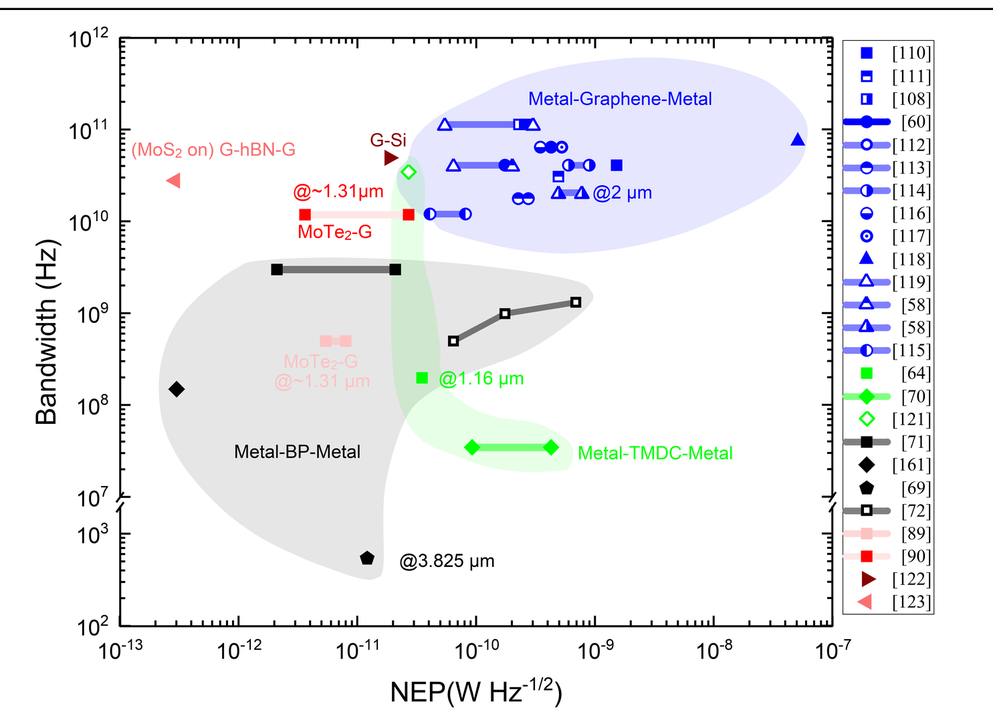
#> input picture assets/examples/python-reconstruction.png, 993 x 710 px, shrunk from 1485 x 1062 before the run
$ python inspect_reference.py ../assets/examples/python-reconstruction.png
#> lines starting #> are read from the running program, lines starting #| are printed output that depends on the picture; after the words box and inside, x2 and y2 are one past the last pixel; in counts of white or black regions, pixels touching at a corner belong together
#!/usr/bin/env python3
"""Measure a raster reference before recreating it as Python drawing code."""

from __future__ import annotations

import argparse
import hashlib
import json
from pathlib import Path
from typing import Any

import numpy as np
from PIL import Image


Box = tuple[int, int, int, int]
RGB = tuple[int, int, int]


# [18 lines left out: functions parse_box, parse_rgb, not called in this run]


def bbox_from_mask(mask: np.ndarray, offset: tuple[int, int]) -> list[int] | None:
    ys, xs = np.nonzero(mask)
    if not len(xs):
        return None
    ox, oy = offset
    return [
        int(xs.min() + ox),
        int(ys.min() + oy),
        int(xs.max() + ox + 1),
        int(ys.max() + oy + 1),
    ]


# [10 lines left out: function contiguous_runs, not called in this run]


def top_coverage(mask: np.ndarray, axis: int, limit: int, offset: int) -> list[dict[str, Any]]:
    counts = mask.sum(axis=axis)
    denominator = mask.shape[axis]
    order = np.argsort(counts)[::-1][: max(limit, 0)]
    return [
        {
            "position": int(position + offset),
            "dark_pixels": int(counts[position]),
            "coverage": float(counts[position] / denominator),
        }
        for position in order
        if counts[position] > 0
    ]


# [28 lines left out: function scan_line, not called in this run]


def main() -> None:
    parser = argparse.ArgumentParser(description=__doc__)
    parser.add_argument("image", type=Path)
    parser.add_argument("--crop", type=parse_box, help="global x0,y0,x1,y1 analysis area")
    parser.add_argument("--top-colors", type=int, default=16)
    parser.add_argument("--top-lines", type=int, default=10, help="strongest dark rows and columns")
    parser.add_argument("--color", type=parse_rgb, action="append", default=[], help="additional exact RGB bbox")
    parser.add_argument("--scan-x", type=int, action="append", default=[], help="global x coordinate")
    parser.add_argument("--scan-y", type=int, action="append", default=[], help="global y coordinate")
    parser.add_argument("--dark-threshold", type=int, default=180)
    parser.add_argument("--white-threshold", type=int, default=250)
    parser.add_argument("--minimum-run", type=int, default=2)
    parser.add_argument("--json", type=Path, help="write the report to this path")
    args = parser.parse_args()

    with Image.open(args.image) as source:
#> source is the input picture: PIL image 993x710 RGB; mean R, G, B 238.9, 239.5, 242.2
        source.load()
        profile = source.info.get("icc_profile", b"")
        metadata = {
            "path": str(args.image.resolve()),
            "format": source.format,
            "size": [source.width, source.height],
            "mode": source.mode,
            "dpi": list(source.info.get("dpi", ())) or None,
            "icc_profile_bytes": len(profile),
            "icc_profile_sha256": hashlib.sha256(profile).hexdigest() if profile else None,
        }
        rgb = source.convert("RGB")

    origin = (0, 0)
    area: Box = (0, 0, rgb.width, rgb.height)
#> area = (0, 0, 993, 710)
    if args.crop:
        x0, y0, x1, y1 = args.crop
        if not (0 <= x0 < x1 <= rgb.width and 0 <= y0 < y1 <= rgb.height):
            parser.error("crop lies outside the image")
        area = args.crop
        origin = (x0, y0)
        rgb = rgb.crop(area)

    data = np.asarray(rgb)
    pixels = data.reshape(-1, 3)
    colors, counts = np.unique(pixels, axis=0, return_counts=True)
#> colors = 2744 rows, first 8: [0, 0, 0], [0, 0, 231], [0, 0, 250], [0, 0, 252], [0, 0, 253], [0, 0, 255], [0, 254, 0], [0, 255, 0]; counts = 2744 values, max 485157 at index 2743, min 1 at index 1, mean 256.9
    order = np.argsort(counts)[::-1][: max(args.top_colors, 0)]
#> order = [2743, 1752, 1754, 1793, 2472, 1364, 0, 2407, 2338, 2261, 5, 1990, 1516, 62, 45, 1723]
    top_colors: list[dict[str, Any]] = []
    for index in order:
        color = tuple(int(channel) for channel in colors[index])
        mask = np.all(data == color, axis=2)
        top_colors.append(
            {
                "rgb": list(color),
                "count": int(counts[index]),
                "fraction": float(counts[index] / len(pixels)),
                "bbox": bbox_from_mask(mask, origin),
            }
        )
#> this loop made 16 passes
#> (index, color) on passes 1 to 12: (2743, (255, 255, 255)), (1752, (230, 230, 230)), (1754, (230, 230, 254)), (1793, (231, 255, 231)), (2472, (254, 254, 254)), (1364, (207, 231, 207)), (0, (0, 0, 0)), (2407, (253, 253, 253)), (2338, (252, 252, 252)), (2261, (251, 251, 251)), (5, (0, 0, 255)), (1990, (242, 242, 242))
#> pass 1, in main, `mask = np.all(data == color, axis=2)`:
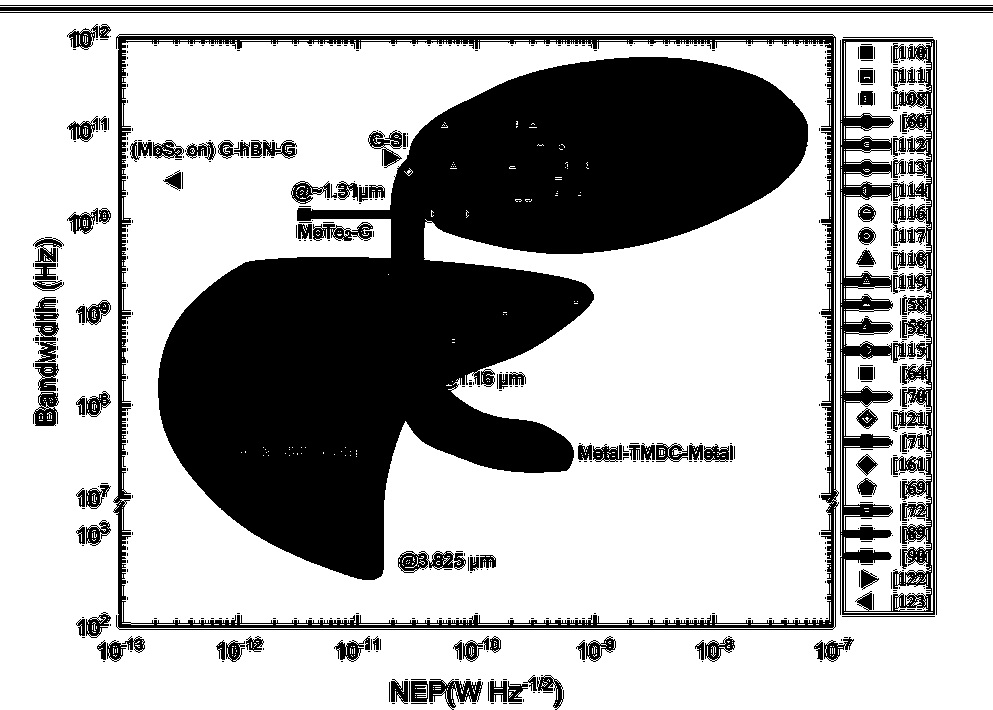
#> mask: shape (710, 993) bool; 68.8% white; 654 black regions (542 under 20 px), largest, box (x1, y1, x2, y2) and area: (158, 57, 808, 580) 151639, (840, 39, 935, 615) 19314, (113, 34, 839, 630) 17554
#> pass 2, in main, `mask = np.all(data == color, axis=2)`:
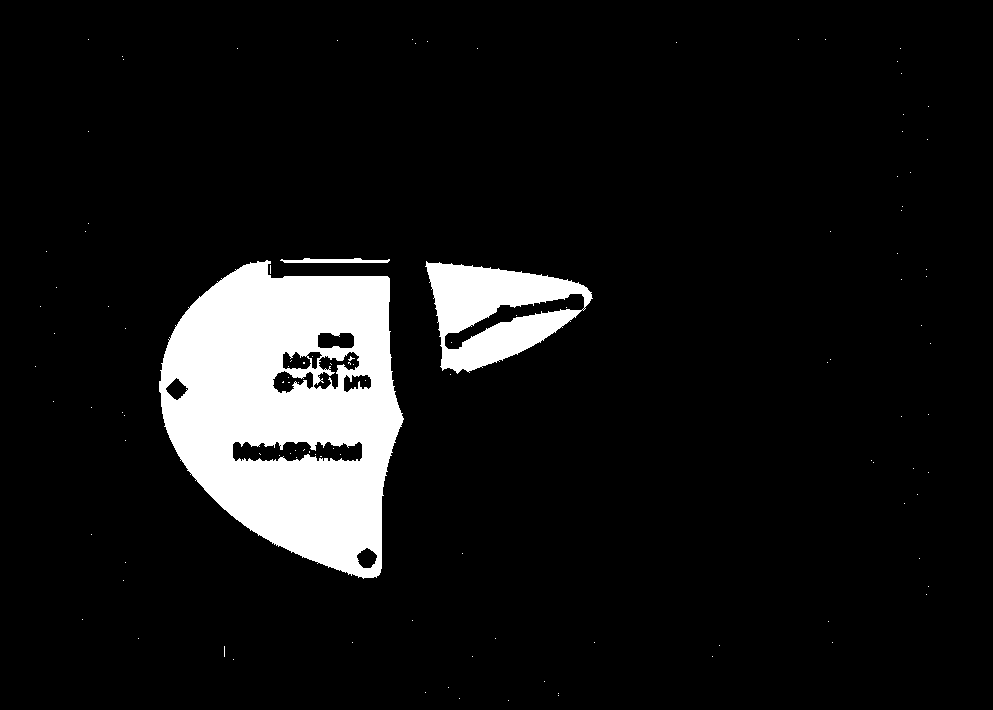
#> mask: shape (710, 993) bool; 8.8% white; 114 white regions (111 under 20 px), largest, box (x1, y1, x2, y2) and area: (159, 260, 404, 579) 51663, (425, 261, 593, 374) 10145, (280, 258, 390, 263) 396
#> pass 3, in main, `mask = np.all(data == color, axis=2)`:
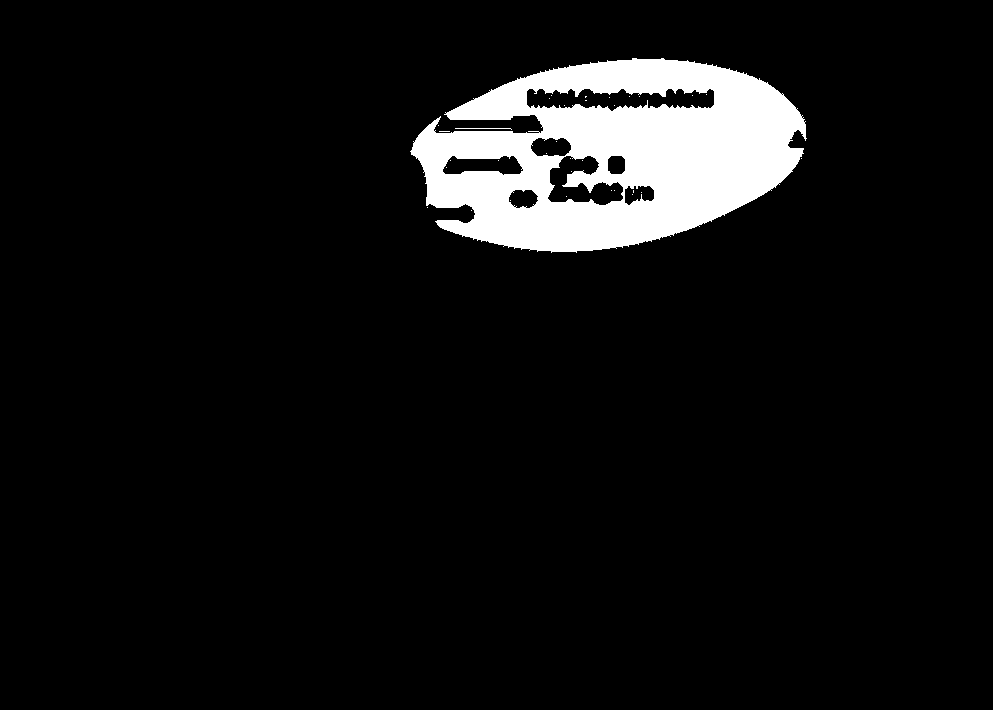
#> mask: shape (710, 993) bool; 6.9% white; 33 white regions (31 under 20 px), largest, box (x1, y1, x2, y2) and area: (410, 58, 807, 253) 48285, (455, 128, 512, 130) 57
#> after the loop:
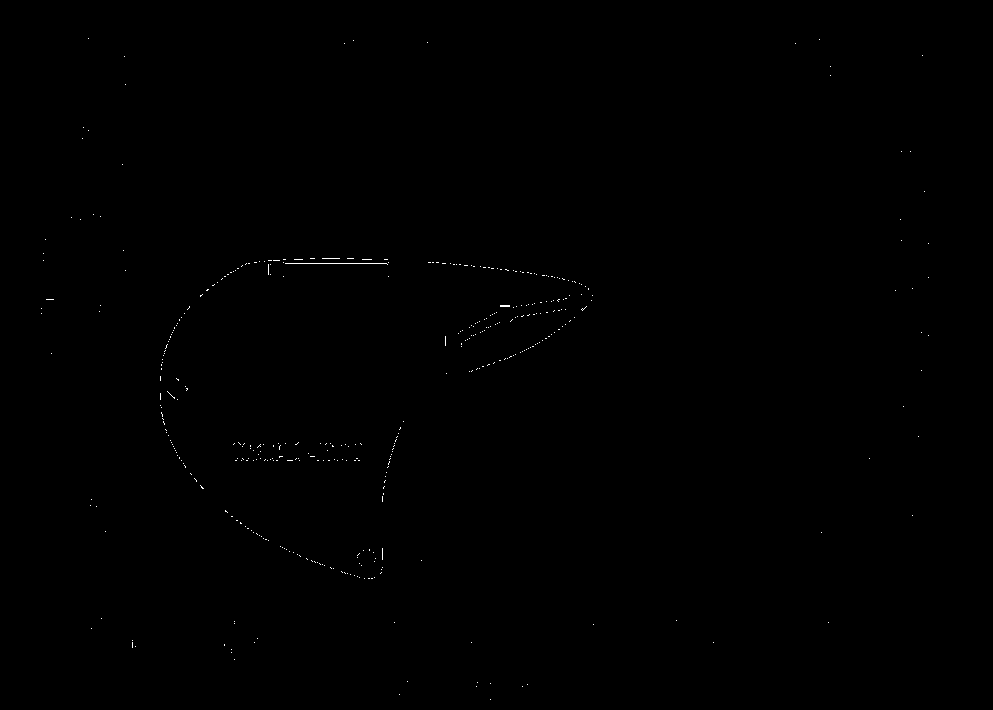
#> mask: shape (710, 993) bool; 0.13% white in thin lines or dots, all inside (x1, y1, x2, y2) = (41, 38, 929, 700)
#> after the loop, top_colors = 16 items

    requested_colors = []
    for color in args.color:
        mask = np.all(data == color, axis=2)
        requested_colors.append(
            {
                "rgb": list(color),
                "count": int(mask.sum()),
                "fraction": float(mask.mean()),
                "bbox": bbox_from_mask(mask, origin),
            }
        )
#> after the loop, requested_colors = []

    dark = np.min(data, axis=2) < args.dark_threshold
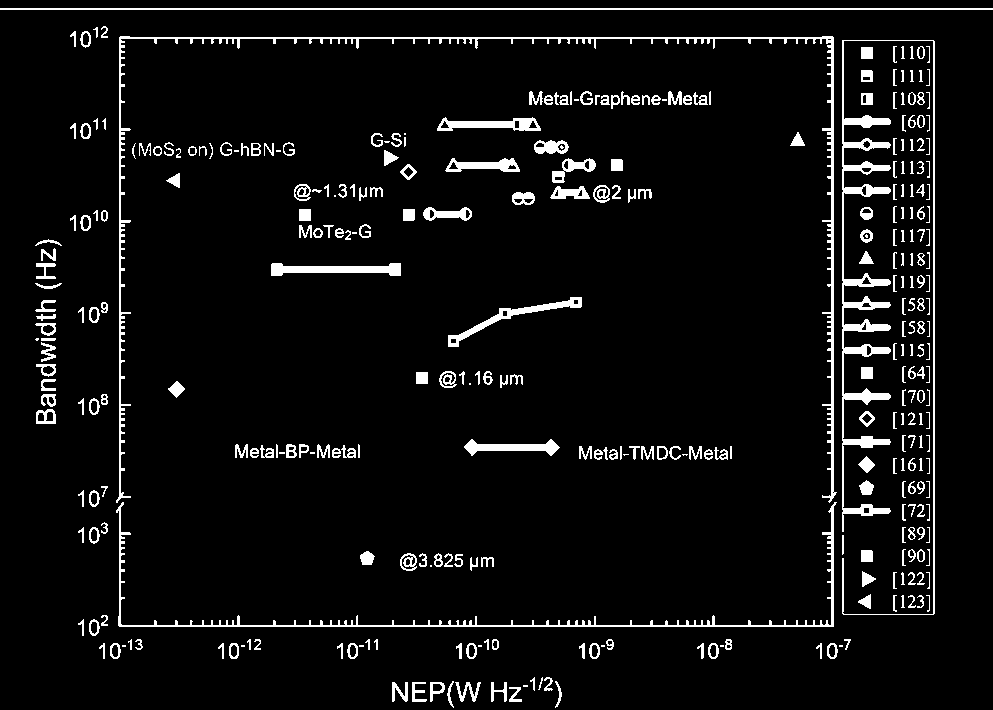
#> dark: shape (710, 993) bool; 5.7% white; 340 white regions (26 under 20 px), largest, box (x1, y1, x2, y2) and area: (842, 40, 935, 615) 6108, (116, 36, 837, 503) 5495, (116, 502, 837, 627) 2959
    nonwhite = np.min(data, axis=2) < args.white_threshold
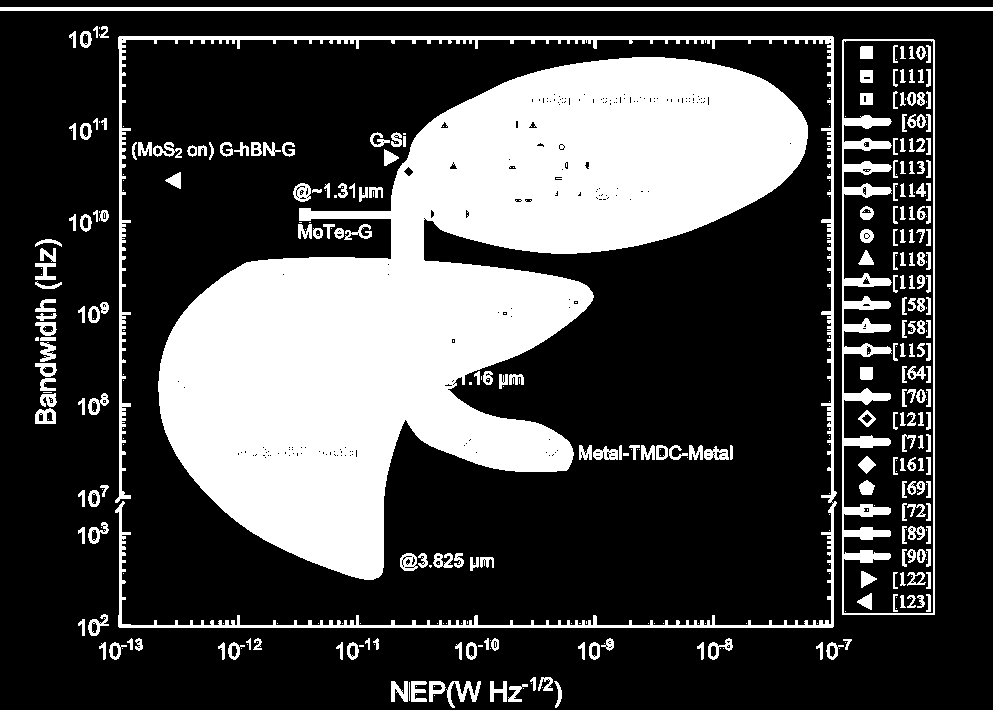
#> nonwhite: shape (710, 993) bool; 27.8% white; 415 white regions (172 under 20 px), largest, box (x1, y1, x2, y2) and area: (158, 57, 808, 580) 150336, (115, 36, 837, 628) 11997, (842, 39, 935, 615) 7932
    scans = [
        scan_line(data, "x", position, origin, args.dark_threshold, args.minimum_run)
        for position in args.scan_x
    ] + [
        scan_line(data, "y", position, origin, args.dark_threshold, args.minimum_run)
        for position in args.scan_y
    ]
#> scans = []

    report = {
        "metadata": metadata,
        "analysis_area": list(area),
        "content_bbox": bbox_from_mask(nonwhite, origin),
        "top_colors": top_colors,
        "requested_colors": requested_colors,
        "strongest_dark_rows": top_coverage(dark, axis=1, limit=args.top_lines, offset=origin[1]),
        "strongest_dark_columns": top_coverage(dark, axis=0, limit=args.top_lines, offset=origin[0]),
        "scans": scans,
    }
#> in top_coverage, `counts = mask.sum(axis=axis)`: counts = 710 values, max 993 at index 8, min 0 at index 0, mean 56.91
#> in top_coverage, `order = np.argsort(counts)[::-1][: max(limit, 0)]`: order = [9, 8, 625, 37, 38, 626, 40, 450, 449, 447]
    rendered = json.dumps(report, indent=2, ensure_ascii=False)
    print(rendered)
#> (printed output is left out)
    if args.json:
        args.json.parent.mkdir(parents=True, exist_ok=True)
        args.json.write_text(rendered + "\n", encoding="utf-8")


if __name__ == "__main__":
    main()
